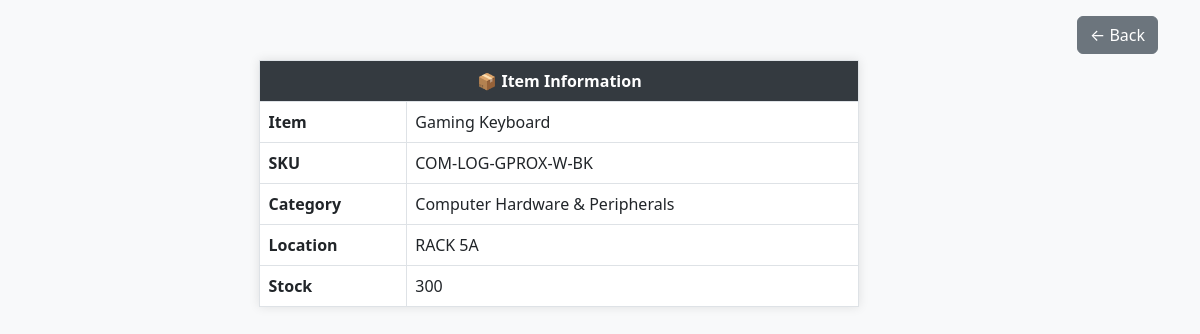
The page /view.php?barcode=COM-LOG-GPROX-W-BK on the database its author committed.
### tables this page shows
CREATE TABLE `stocks` (
  `item` varchar(100) NOT NULL,
  `bar` varchar(255) NOT NULL,
  `category` varchar(100) NOT NULL,
  `location` varchar(100) NOT NULL,
  `price` float(255,2) NOT NULL,
  `id` int(10) NOT NULL,
  `stock` int(255) DEFAULT NULL,
  `notified` tinyint(1) DEFAULT 0
);

### view.php (the view, shortened to what this page needs)
<?php
include "config/config.php";
$sku = isset($_GET['barcode']) ? mysqli_real_escape_string($conn, $_GET['barcode']) : '';
$result = mysqli_query($conn, "SELECT * FROM stocks WHERE bar = '$sku'");
?>
<!DOCTYPE html>
<html lang="en">
<head>
  <link href="https://cdn.jsdelivr.net/npm/bootstrap@5.3.0/dist/css/bootstrap.min.css" rel="stylesheet">
</head>
<body>
<div class="container d-flex justify-content-center">
<?php if ($result && mysqli_num_rows($result) > 0): ?>
  <table class="table table-bordered info-table">
    <thead>
      <tr><th colspan="2" class="text-center">📦 Item Information</th></tr>
    </thead>
    <tbody>
      <?php while ($d = mysqli_fetch_assoc($result)): ?>
        <tr><td><strong>Item</strong></td><td><?=htmlspecialchars($d['item'])?></td></tr>
        <tr><td><strong>SKU</strong></td><td><?=htmlspecialchars($d['bar'])?></td></tr>
        <tr><td><strong>Category</strong></td><td><?=htmlspecialchars($d['category'])?></td></tr>
        <tr><td><strong>Location</strong></td><td><?=htmlspecialchars($d['location'])?></td></tr>
        <tr><td><strong>Stock</strong></td><td><?=intval($d['stock'])?></td></tr>
      <?php endwhile; ?>
    </tbody>
  </table>
  <div class="text-center mt-3">
    <a href="javascript:history.back()" class="btn btn-secondary">← Back</a>
  </div>
<?php else: ?>
  <div class="alert alert-warning text-center mt-5">No item found for barcode <strong><?=htmlspecialchars($sku)?></strong>.</div>
<?php endif; ?>
</div>
</body>
</html>

### view.php (style rules this page uses)
body { background:#f8f9fa; }
.info-table { max-width:600px;margin:60px auto;box-shadow:0 0 10px rgba(0,0,0,0.1); }
.info-table thead th { background:#343a40;color:#fff; }
.info-table tbody td { background:#fff; }

### rows shown on the page
stocks: item "Gaming Keyboard", bar "COM-LOG-GPROX-W-BK", category "Computer Hardware & Peripherals", location "RACK 5A", stock "300"
